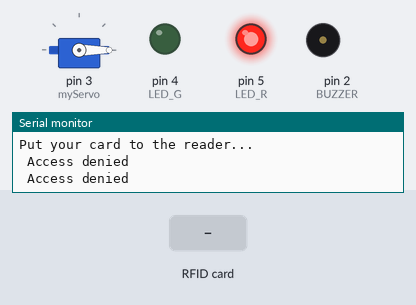
A sketch run on a simulated Arduino Uno, built with avr-gcc and run on an emulated ATmega328P. Shown: servo, output pins drawn as LEDs (lit = HIGH), buzzer (waves = sounding), the last lines printed to the serial monitor. Inputs (shaded band) come from the test bench. Pins used as bus, display or sensor lines are not drawn.

Above: at 1.2 s.
1.3 s: RFID card 5E 7A 19 C4 held to the reader
At 2.5 s:
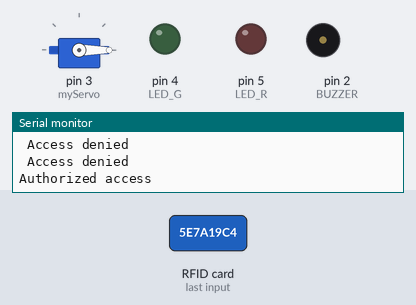
At 4.1 s:
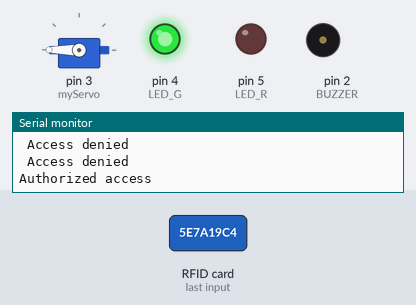
Timing chart, 0 to 10.4 s (numbered marks = the images above; inputs shaded):
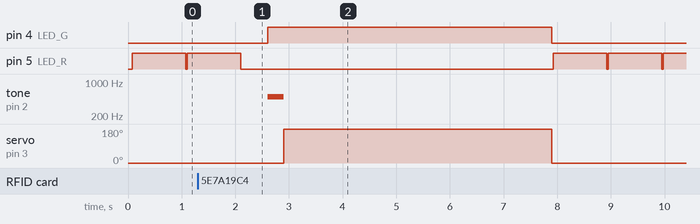

The sketch:

RFID_Sensor_test.ino
```cpp
//RFID
#include <SPI.h>
#include <MFRC522.h>
#include <Servo.h>

#define SS_PIN 10
#define RST_PIN 9
#define LED_G 4 //define green LED pin
#define LED_R 5 //define red LED
#define BUZZER 2 //buzzer pin
MFRC522 mfrc522(SS_PIN, RST_PIN);   // Create MFRC522 instance.5555555555550
Servo myServo; //define servo name

void setup()
{
  Serial.begin(9600);   // Initiate a serial communication
  SPI.begin();      // Initiate  SPI bus
  mfrc522.PCD_Init();   // Initiate MFRC522
  myServo.attach(3); //se002rvo pin

  myServo.write(0); //servo start position

   pinMode(LED_G, OUTPUT);
  pinMode(LED_R, OUTPUT);
  pinMode(BUZZER, OUTPUT);
  noTone(BUZZER);
  Serial.println("Put your card to the reader...");
  Serial.println();

}
void loop()
{


  // Look for new cards
  if (  mfrc522.PICC_IsNewCardPresent())
  {
    Serial.println("Authorized access");
    Serial.println();
    delay(500);
    digitalWrite(LED_G, HIGH);
    tone(BUZZER, 500);
    delay(300);
    noTone(BUZZER);
    myServo.write(180);
    delay(5000);
    myServo.write(0);
    digitalWrite(LED_G, LOW);

  }


 else   {
    Serial.println(" Access denied");
    digitalWrite(LED_R, HIGH);

    delay(1000);
    digitalWrite(LED_R, LOW);
    noTone(BUZZER);
  }
}
```

Measured:
- after the input at 1.3 s, pin 4 (LED_G): LOW → HIGH after 1.3 s, → LOW 5.3 s later; tone on pin 2 (BUZZER): silent → 500 Hz after 1.3 s, → silent 0.30 s later; servo on pin 3 (myServo): 0° → 180° after 1.6 s, → 0° 5.0 s later
- by itself, pin 5 (LED_R): repeats every 1.0 s: HIGH 1.0 s, LOW 0.03 s
